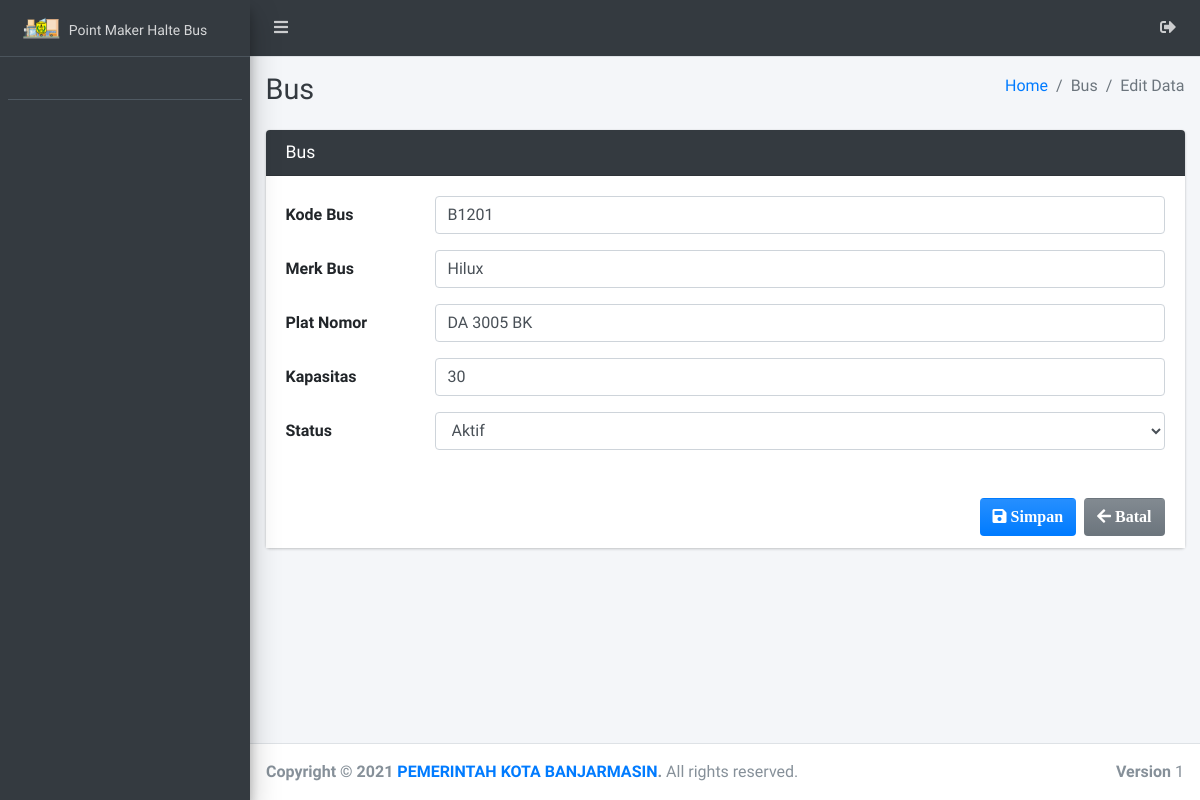
Page /admin/bus/edit?id=2 on the earlier database version.
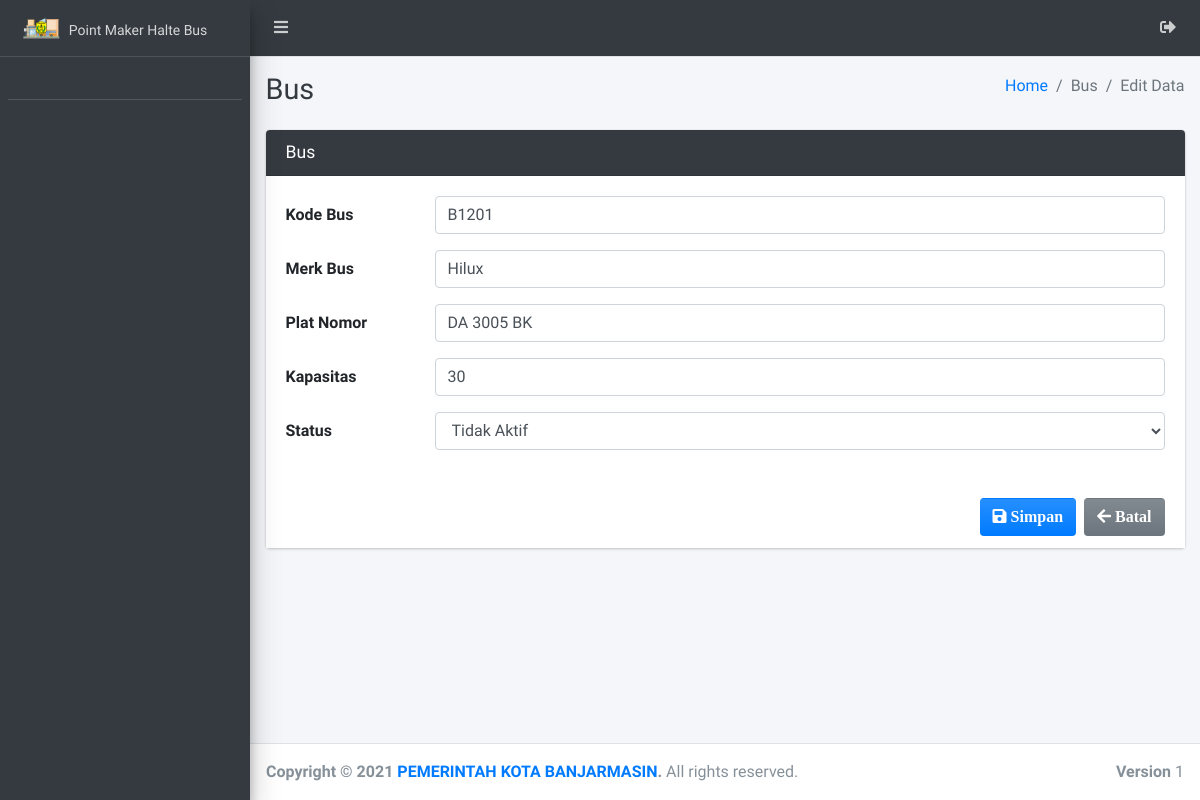
Same page on the later database version.
### tables this page shows
CREATE TABLE `bus` (
  `id_bus` int(11) NOT NULL,
  `kd_bus` varchar(25) NOT NULL,
  `merk_bus` varchar(20) NOT NULL,
  `plat_nomor` varchar(100) NOT NULL,
  `kapasitas` varchar(15) NOT NULL,
  `status_bus` varchar(25) NOT NULL
);

### admin/bus/edit.php (the view, shortened to what the changed rows need)
<?php
require '../../config/koneksi.php';
$id   = $_GET['id'];
$data = $koneksi->query("SELECT * FROM bus WHERE id_bus = '$id'");
$row  = $data->fetch_array();
?>
<!DOCTYPE html>
<html>
<?php
include '../../templates/head.php';
?>
<body class="hold-transition sidebar-mini layout-fixed">
    <div class="wrapper">
        <div class="content-wrapper">
            <div class="content-header">
                <div class="container-fluid">
                    <div class="row mb-2">
                        <div class="col-sm-6">
                            <h1 class="m-0 text-dark">Bus</h1>
                        </div>
                    </div>
                </div>
            </div>
            <section class="content">
                <div class="container-fluid">
                    <form class="form-horizontal" method="POST" action="" enctype="multipart/form-data">
                        <div class="row">
                            <div class="col-md-12">
                                <div class="card card-dark">
                                    <div class="card-body" style="background-color: white;">
                                    <div class="form-group row">
                                            <div class="col-sm-10">
                                                <input type="text" class="form-control"  name="kd_bus" value="<?= $row['kd_bus'] ?>">
                                            </div>
                                        </div>
                                        <div class="form-group row">
                                            <div class="col-sm-10">
                                                <input type="text" class="form-control" id="merk_bus" name="merk_bus" value="<?= $row['merk_bus'] ?>">
                                            </div>
                                        </div>
                                        <div class="form-group row">
                                            <div class="col-sm-10">
                                            <input type="text" class="form-control" id="plat_nomor" name="plat_nomor" value="<?= $row['plat_nomor'] ?>">
                                            </div>
                                        </div>
                                        <div class="form-group row">
                                            <div class="col-sm-10">
                                                <input type="number" class="form-control"  name="kapasitas" value="<?= $row['kapasitas'] ?>">
                                            </div>
                                        </div>
                                        <div class="form-group row">
                                            <div class="col-sm-10">
                                            <select class="form-control select2" data-placeholder="Pilih" id="status_bus" name="status_bus" required="">
                                                <option value="Aktif" <?php if ($row['status_bus'] == "Aktif") {
                                                                            echo "selected";
                                                                        } ?>>Aktif</option>
                                                <option value="Tidak Aktif" <?php if ($row['status_bus'] == "Tidak Aktif") {
                                                                            echo "selected";
                                                                        } ?>>Tidak Aktif</option>
                                            </select>
                                            </div>
                                        </div>
                                    </div>
                                </div>
                            </div>
                        </div>
                    </form>
                </div>
            </section>
        </div>
    </div>
</body>
</html>

Differences in the rows shown:
changed bus "Hilux": status_bus "Aktif" → "Tidak Aktif"
